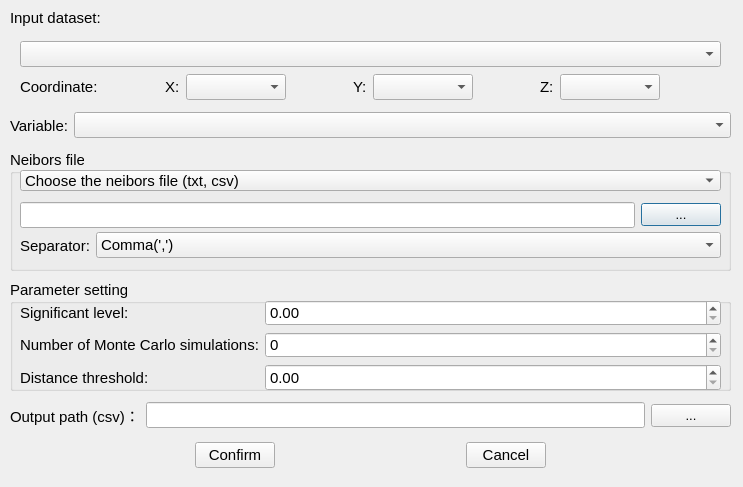
<?xml version="1.0" encoding="UTF-8"?>
<ui version="4.0">
 <class>AmoebaGServiceDialog</class>
 <widget class="QDialog" name="AmoebaGServiceDialog">
  <property name="geometry">
   <rect>
    <x>0</x>
    <y>0</y>
    <width>743</width>
    <height>487</height>
   </rect>
  </property>
  <property name="font">
   <font>
    <pointsize>11</pointsize>
   </font>
  </property>
  <property name="windowTitle">
   <string>Dialog</string>
  </property>
  <widget class="QWidget" name="widget" native="true">
   <property name="geometry">
    <rect>
     <x>10</x>
     <y>30</y>
     <width>721</width>
     <height>81</height>
    </rect>
   </property>
   <property name="styleSheet">
    <string notr="true"/>
   </property>
   <widget class="QWidget" name="verticalLayoutWidget_2">
    <property name="geometry">
     <rect>
      <x>10</x>
      <y>10</y>
      <width>701</width>
      <height>61</height>
     </rect>
    </property>
    <layout class="QVBoxLayout" name="verticalLayout_2">
     <item>
      <widget class="QComboBox" name="cmbObPath"/>
     </item>
     <item>
      <layout class="QHBoxLayout" name="horizontalLayout_2">
       <item>
        <widget class="QLabel" name="label_8">
         <property name="text">
          <string>Coordinate:</string>
         </property>
        </widget>
       </item>
       <item>
        <spacer name="horizontalSpacer_12">
         <property name="orientation">
          <enum>Qt::Horizontal</enum>
         </property>
         <property name="sizeHint" stdset="0">
          <size>
           <width>10</width>
           <height>20</height>
          </size>
         </property>
        </spacer>
       </item>
       <item>
        <widget class="QLabel" name="label_16">
         <property name="text">
          <string>X:</string>
         </property>
        </widget>
       </item>
       <item>
        <widget class="QComboBox" name="cmb_x">
         <property name="minimumSize">
          <size>
           <width>100</width>
           <height>0</height>
          </size>
         </property>
         <property name="editable">
          <bool>false</bool>
         </property>
        </widget>
       </item>
       <item>
        <spacer name="horizontalSpacer_13">
         <property name="orientation">
          <enum>Qt::Horizontal</enum>
         </property>
         <property name="sizeHint" stdset="0">
          <size>
           <width>40</width>
           <height>20</height>
          </size>
         </property>
        </spacer>
       </item>
       <item>
        <widget class="QLabel" name="label_17">
         <property name="enabled">
          <bool>true</bool>
         </property>
         <property name="text">
          <string>Y:</string>
         </property>
        </widget>
       </item>
       <item>
        <widget class="QComboBox" name="cmb_y">
         <property name="minimumSize">
          <size>
           <width>100</width>
           <height>0</height>
          </size>
         </property>
         <property name="editable">
          <bool>false</bool>
         </property>
        </widget>
       </item>
       <item>
        <spacer name="horizontalSpacer_14">
         <property name="orientation">
          <enum>Qt::Horizontal</enum>
         </property>
         <property name="sizeHint" stdset="0">
          <size>
           <width>40</width>
           <height>20</height>
          </size>
         </property>
        </spacer>
       </item>
       <item>
        <widget class="QLabel" name="label_18">
         <property name="text">
          <string>Z:</string>
         </property>
        </widget>
       </item>
       <item>
        <widget class="QComboBox" name="cmb_z">
         <property name="minimumSize">
          <size>
           <width>100</width>
           <height>0</height>
          </size>
         </property>
         <property name="editable">
          <bool>false</bool>
         </property>
        </widget>
       </item>
       <item>
        <spacer name="horizontalSpacer_15">
         <property name="orientation">
          <enum>Qt::Horizontal</enum>
         </property>
         <property name="sizeHint" stdset="0">
          <size>
           <width>40</width>
           <height>20</height>
          </size>
         </property>
        </spacer>
       </item>
      </layout>
     </item>
    </layout>
   </widget>
  </widget>
  <widget class="QLabel" name="label">
   <property name="geometry">
    <rect>
     <x>10</x>
     <y>10</y>
     <width>659</width>
     <height>16</height>
    </rect>
   </property>
   <property name="text">
    <string>Input dataset:</string>
   </property>
  </widget>
  <widget class="QWidget" name="horizontalLayoutWidget">
   <property name="geometry">
    <rect>
     <x>10</x>
     <y>110</y>
     <width>721</width>
     <height>31</height>
    </rect>
   </property>
   <layout class="QHBoxLayout" name="horizontalLayout_5">
    <item>
     <widget class="QLabel" name="label_19">
      <property name="text">
       <string>Variable:</string>
      </property>
     </widget>
    </item>
    <item>
     <widget class="QComboBox" name="cmbObVal">
      <property name="enabled">
       <bool>true</bool>
      </property>
      <property name="sizePolicy">
       <sizepolicy hsizetype="Expanding" vsizetype="Fixed">
        <horstretch>0</horstretch>
        <verstretch>0</verstretch>
       </sizepolicy>
      </property>
     </widget>
    </item>
   </layout>
  </widget>
  <widget class="QGroupBox" name="groupBox_2">
   <property name="geometry">
    <rect>
     <x>10</x>
     <y>280</y>
     <width>721</width>
     <height>111</height>
    </rect>
   </property>
   <property name="title">
    <string>Parameter setting</string>
   </property>
   <widget class="QWidget" name="formLayoutWidget">
    <property name="geometry">
     <rect>
      <x>10</x>
      <y>20</y>
      <width>701</width>
      <height>91</height>
     </rect>
    </property>
    <layout class="QFormLayout" name="formLayout">
     <item row="0" column="0">
      <widget class="QLabel" name="label_10">
       <property name="text">
        <string>Significant level:</string>
       </property>
      </widget>
     </item>
     <item row="1" column="0">
      <widget class="QLabel" name="label_11">
       <property name="text">
        <string>Number of Monte Carlo simulations:</string>
       </property>
      </widget>
     </item>
     <item row="0" column="1">
      <widget class="QDoubleSpinBox" name="dsb_sig">
       <property name="singleStep">
        <double>0.050000000000000</double>
       </property>
      </widget>
     </item>
     <item row="1" column="1">
      <widget class="QSpinBox" name="sb_mon">
       <property name="maximum">
        <number>99999</number>
       </property>
      </widget>
     </item>
     <item row="2" column="0">
      <widget class="QLabel" name="label_l">
       <property name="text">
        <string>Distance threshold:</string>
       </property>
      </widget>
     </item>
     <item row="2" column="1">
      <widget class="QDoubleSpinBox" name="dsb_l">
       <property name="maximum">
        <double>999999999.990000009536743</double>
       </property>
      </widget>
     </item>
    </layout>
   </widget>
  </widget>
  <widget class="QGroupBox" name="groupBox">
   <property name="geometry">
    <rect>
     <x>10</x>
     <y>150</y>
     <width>721</width>
     <height>121</height>
    </rect>
   </property>
   <property name="title">
    <string>Neibors file</string>
   </property>
   <widget class="QComboBox" name="cmb_choose">
    <property name="geometry">
     <rect>
      <x>10</x>
      <y>20</y>
      <width>701</width>
      <height>21</height>
     </rect>
    </property>
    <item>
     <property name="text">
      <string>Choose the neibors file (txt, csv)</string>
     </property>
    </item>
    <item>
     <property name="text">
      <string>No neibors file, calculate by the coordinate</string>
     </property>
    </item>
   </widget>
   <widget class="QWidget" name="layoutWidget">
    <property name="geometry">
     <rect>
      <x>10</x>
      <y>50</y>
      <width>701</width>
      <height>30</height>
     </rect>
    </property>
    <layout class="QHBoxLayout" name="PathNei">
     <item>
      <widget class="QLineEdit" name="lineNeiPath"/>
     </item>
     <item>
      <widget class="QPushButton" name="btnBrowseNei">
       <property name="font">
        <font>
         <pointsize>10</pointsize>
         <weight>50</weight>
         <bold>false</bold>
        </font>
       </property>
       <property name="text">
        <string>...</string>
       </property>
      </widget>
     </item>
    </layout>
   </widget>
   <widget class="QWidget" name="horizontalLayoutWidget_2">
    <property name="geometry">
     <rect>
      <x>10</x>
      <y>80</y>
      <width>701</width>
      <height>31</height>
     </rect>
    </property>
    <layout class="QHBoxLayout" name="horizontalLayout">
     <item>
      <widget class="QLabel" name="label_s_2">
       <property name="text">
        <string>Separator:</string>
       </property>
      </widget>
     </item>
     <item>
      <widget class="QComboBox" name="cmb_s">
       <property name="sizePolicy">
        <sizepolicy hsizetype="Expanding" vsizetype="Fixed">
         <horstretch>0</horstretch>
         <verstretch>0</verstretch>
        </sizepolicy>
       </property>
       <item>
        <property name="text">
         <string>Comma(',')</string>
        </property>
       </item>
       <item>
        <property name="text">
         <string>Space(' ')</string>
        </property>
       </item>
       <item>
        <property name="text">
         <string>Tabs('/t')</string>
        </property>
       </item>
       <item>
        <property name="text">
         <string>Semicolon(';')</string>
        </property>
       </item>
      </widget>
     </item>
    </layout>
   </widget>
  </widget>
  <widget class="QWidget" name="layoutWidget">
   <property name="geometry">
    <rect>
     <x>10</x>
     <y>400</y>
     <width>721</width>
     <height>31</height>
    </rect>
   </property>
   <layout class="QHBoxLayout" name="horizontalLayout_3">
    <item>
     <widget class="QLabel" name="label_6">
      <property name="text">
       <string>Output path (csv)：</string>
      </property>
     </widget>
    </item>
    <item>
     <widget class="QLineEdit" name="lineOutputPath"/>
    </item>
    <item>
     <widget class="QPushButton" name="btnBrowseOutput">
      <property name="font">
       <font>
        <pointsize>10</pointsize>
        <weight>50</weight>
        <bold>false</bold>
       </font>
      </property>
      <property name="text">
       <string>...</string>
      </property>
     </widget>
    </item>
   </layout>
  </widget>
  <widget class="QWidget" name="layoutWidget">
   <property name="geometry">
    <rect>
     <x>10</x>
     <y>440</y>
     <width>721</width>
     <height>31</height>
    </rect>
   </property>
   <layout class="QHBoxLayout" name="horizontalLayout_4">
    <item>
     <spacer name="horizontalSpacer_10">
      <property name="orientation">
       <enum>Qt::Horizontal</enum>
      </property>
      <property name="sizeHint" stdset="0">
       <size>
        <width>40</width>
        <height>20</height>
       </size>
      </property>
     </spacer>
    </item>
    <item>
     <widget class="QPushButton" name="btnComfirm">
      <property name="text">
       <string>Confirm</string>
      </property>
     </widget>
    </item>
    <item>
     <spacer name="horizontalSpacer_9">
      <property name="orientation">
       <enum>Qt::Horizontal</enum>
      </property>
      <property name="sizeHint" stdset="0">
       <size>
        <width>40</width>
        <height>20</height>
       </size>
      </property>
     </spacer>
    </item>
    <item>
     <widget class="QPushButton" name="btnCancel">
      <property name="text">
       <string>Cancel</string>
      </property>
     </widget>
    </item>
    <item>
     <spacer name="horizontalSpacer_11">
      <property name="orientation">
       <enum>Qt::Horizontal</enum>
      </property>
      <property name="sizeHint" stdset="0">
       <size>
        <width>40</width>
        <height>20</height>
       </size>
      </property>
     </spacer>
    </item>
   </layout>
  </widget>
 </widget>
 <resources/>
 <connections/>
</ui>
